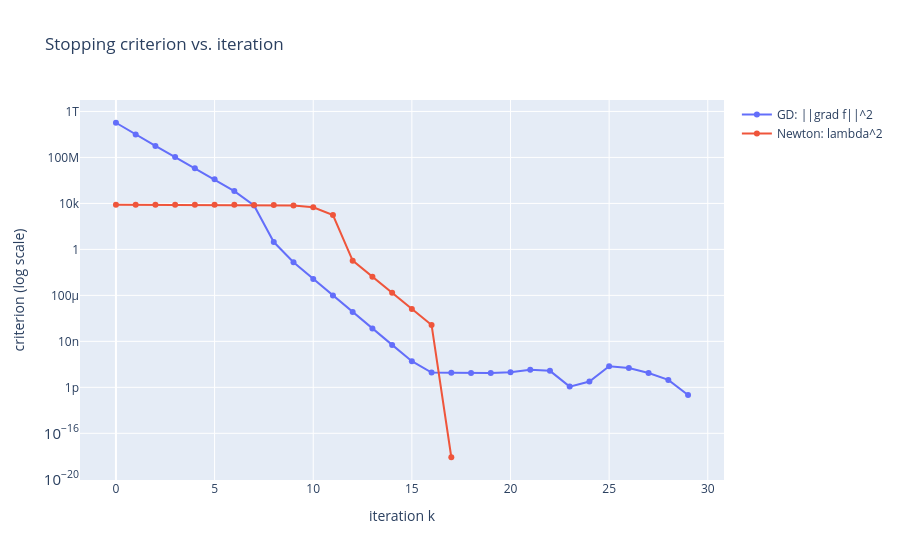

Notebook code for this chart:
### Code cell
fig = go.Figure()
fig.add_trace(go.Scatter(x=steps_gd, y=s_crs_gd, mode='lines+markers', name='GD: ||grad f||^2'))
fig.add_trace(go.Scatter(x=steps_newton, y=s_crs_newton, mode='lines+markers', name='Newton: lambda^2'))
fig.update_layout(
    title='Stopping criterion vs. iteration',
    xaxis_title='iteration k',
    yaxis_title='criterion (log scale)',
)
fig.update_yaxes(type='log')
fig.show()

### Figure 1 — Plotly figure (JSON) as saved in the notebook; plotly's stock layout.template omitted (floating-point values rounded to 4 significant figures)
{"data": [{"mode": "lines+markers", "name": "GD: ||grad f||^2", "type": "scatter", "x": [0, 1, 2, 3, 4, 5, 6, 7, 8, 9, 10, 11, 12, 13, 14, 15, 16, 17, 18, 19, 20, 21, 22, 23, 24, 25, 26, 27, 28, 29], "y": [104000000000.0, 9740000000.0, 1003000000.0, 106400000.0, 11450000.0, 1235000.0, 117600.0, 6630.0, 4.35, 0.07552, 0.00268, 9.637e-05, 3.519e-06, 1.305e-07, 4.92e-09, 1.887e-10, 1.935e-11, 1.832e-11, 1.756e-11, 1.762e-11, 2.054e-11, 3.44e-11, 2.714e-11, 1.157e-12, 3.192e-12, 6.75e-11, 4.756e-11, 1.766e-11, 4.425e-12, 2.145e-13]}, {"mode": "lines+markers", "name": "Newton: lambda^2", "type": "scatter", "x": [0, 1, 2, 3, 4, 5, 6, 7, 8, 9, 10, 11, 12, 13, 14, 15, 16, 17], "y": [7500.0, 7500.0, 7500.0, 7500.0, 7499.0, 7497.0, 7487.0, 7447.0, 7290.0, 6688.0, 4671.0, 983.3, 0.1048, 0.004155, 0.0001659, 6.633e-06, 2.653e-07, 8.269e-19]}], "layout": {"title": {"text": "Stopping criterion vs. iteration"}, "xaxis": {"title": {"text": "iteration k"}}, "yaxis": {"title": {"text": "criterion (log scale)"}, "type": "log"}}}
